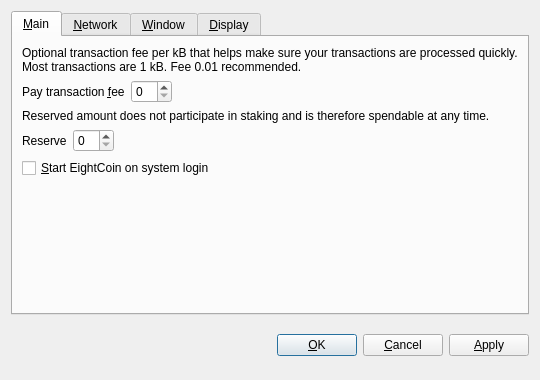
<?xml version="1.0" encoding="UTF-8"?>
<ui version="4.0">
 <class>OptionsDialog</class>
 <widget class="QDialog" name="OptionsDialog">
  <property name="geometry">
   <rect>
    <x>0</x>
    <y>0</y>
    <width>540</width>
    <height>380</height>
   </rect>
  </property>
  <property name="windowTitle">
   <string>Options</string>
  </property>
  <property name="modal">
   <bool>true</bool>
  </property>
  <layout class="QVBoxLayout" name="verticalLayout">
   <item>
    <widget class="QTabWidget" name="tabWidget">
     <property name="tabPosition">
      <enum>QTabWidget::North</enum>
     </property>
     <property name="currentIndex">
      <number>0</number>
     </property>
     <widget class="QWidget" name="tabMain">
      <attribute name="title">
       <string>&amp;Main</string>
      </attribute>
      <layout class="QVBoxLayout" name="verticalLayout_Main">
       <item>
        <widget class="QLabel" name="transactionFeeInfoLabel">
         <property name="text">
          <string>Optional transaction fee per kB that helps make sure your transactions are processed quickly. Most transactions are 1 kB. Fee 0.01 recommended.</string>
         </property>
         <property name="textFormat">
          <enum>Qt::PlainText</enum>
         </property>
         <property name="wordWrap">
          <bool>true</bool>
         </property>
        </widget>
       </item>
       <item>
        <layout class="QHBoxLayout" name="horizontalLayoutFee">
         <item>
          <widget class="QLabel" name="transactionFeeLabel">
           <property name="text">
            <string>Pay transaction &amp;fee</string>
           </property>
           <property name="textFormat">
            <enum>Qt::PlainText</enum>
           </property>
           <property name="buddy">
            <cstring>transactionFee</cstring>
           </property>
          </widget>
         </item>
         <item>
          <widget class="BitcoinAmountField" name="transactionFee"/>
         </item>
         <item>
          <spacer name="horizontalSpacerFee">
           <property name="orientation">
            <enum>Qt::Horizontal</enum>
           </property>
           <property name="sizeHint" stdset="0">
            <size>
             <width>40</width>
             <height>20</height>
            </size>
           </property>
          </spacer>
         </item>
        </layout>
       </item>
       <item>
        <widget class="QLabel" name="reserveBalanceInfoLabel">
         <property name="text">
          <string>Reserved amount does not participate in staking and is therefore spendable at any time.</string>
         </property>
         <property name="textFormat">
          <enum>Qt::PlainText</enum>
         </property>
         <property name="wordWrap">
          <bool>true</bool>
         </property>
        </widget>
       </item>
       <item>
        <layout class="QHBoxLayout" name="horizontalLayoutReserveBalance">
         <item>
          <widget class="QLabel" name="reserveBalanceLabel">
           <property name="text">
            <string>Reserve</string>
           </property>
           <property name="textFormat">
            <enum>Qt::PlainText</enum>
           </property>
           <property name="buddy">
            <cstring>reserveBalance</cstring>
           </property>
          </widget>
         </item>
         <item>
          <widget class="BitcoinAmountField" name="reserveBalance"/>
         </item>
         <item>
          <spacer name="horizontalSpacerReserveBalance">
           <property name="orientation">
            <enum>Qt::Horizontal</enum>
           </property>
           <property name="sizeHint" stdset="0">
            <size>
             <width>40</width>
             <height>20</height>
            </size>
           </property>
          </spacer>
         </item>
        </layout>
       </item>
       <item>
        <widget class="QCheckBox" name="bitcoinAtStartup">
         <property name="toolTip">
          <string>Automatically start EightCoin after logging in to the system.</string>
         </property>
         <property name="text">
          <string>&amp;Start EightCoin on system login</string>
         </property>
        </widget>
       </item>
       <item>
        <spacer name="verticalSpacer_Main">
         <property name="orientation">
          <enum>Qt::Vertical</enum>
         </property>
         <property name="sizeHint" stdset="0">
          <size>
           <width>20</width>
           <height>40</height>
          </size>
         </property>
        </spacer>
       </item>
      </layout>
     </widget>
     <widget class="QWidget" name="tabNetwork">
      <attribute name="title">
       <string>&amp;Network</string>
      </attribute>
      <layout class="QVBoxLayout" name="verticalLayout_Network">
       <item>
        <widget class="QCheckBox" name="mapPortUpnp">
         <property name="toolTip">
          <string>Automatically open the EightCoin client port on the router. This only works when your router supports UPnP and it is enabled.</string>
         </property>
         <property name="text">
          <string>Map port using &amp;UPnP</string>
         </property>
        </widget>
       </item>
       <item>
        <widget class="QCheckBox" name="connectSocks">
         <property name="toolTip">
          <string>Connect to the EightCoin network through a SOCKS proxy (e.g. when connecting through Tor).</string>
         </property>
         <property name="text">
          <string>&amp;Connect through SOCKS proxy:</string>
         </property>
        </widget>
       </item>
       <item>
        <layout class="QHBoxLayout" name="horizontalLayout_Network">
         <item>
          <widget class="QLabel" name="proxyIpLabel">
           <property name="text">
            <string>Proxy &amp;IP:</string>
           </property>
           <property name="textFormat">
            <enum>Qt::PlainText</enum>
           </property>
           <property name="buddy">
            <cstring>proxyIp</cstring>
           </property>
          </widget>
         </item>
         <item>
          <widget class="QValidatedLineEdit" name="proxyIp">
           <property name="maximumSize">
            <size>
             <width>140</width>
             <height>16777215</height>
            </size>
           </property>
           <property name="toolTip">
            <string>IP address of the proxy (e.g. 127.0.0.1)</string>
           </property>
          </widget>
         </item>
         <item>
          <widget class="QLabel" name="proxyPortLabel">
           <property name="text">
            <string>&amp;Port:</string>
           </property>
           <property name="textFormat">
            <enum>Qt::PlainText</enum>
           </property>
           <property name="buddy">
            <cstring>proxyPort</cstring>
           </property>
          </widget>
         </item>
         <item>
          <widget class="QLineEdit" name="proxyPort">
           <property name="maximumSize">
            <size>
             <width>55</width>
             <height>16777215</height>
            </size>
           </property>
           <property name="toolTip">
            <string>Port of the proxy (e.g. 9050)</string>
           </property>
          </widget>
         </item>
         <item>
          <widget class="QLabel" name="socksVersionLabel">
           <property name="text">
            <string>SOCKS &amp;Version:</string>
           </property>
           <property name="textFormat">
            <enum>Qt::PlainText</enum>
           </property>
           <property name="buddy">
            <cstring>socksVersion</cstring>
           </property>
          </widget>
         </item>
         <item>
          <widget class="QValueComboBox" name="socksVersion">
           <property name="toolTip">
            <string>SOCKS version of the proxy (e.g. 5)</string>
           </property>
          </widget>
         </item>
         <item>
          <spacer name="horizontalSpacer_Network">
           <property name="orientation">
            <enum>Qt::Horizontal</enum>
           </property>
           <property name="sizeHint" stdset="0">
            <size>
             <width>40</width>
             <height>20</height>
            </size>
           </property>
          </spacer>
         </item>
        </layout>
       </item>
       <item>
        <spacer name="verticalSpacer_Network">
         <property name="orientation">
          <enum>Qt::Vertical</enum>
         </property>
         <property name="sizeHint" stdset="0">
          <size>
           <width>20</width>
           <height>40</height>
          </size>
         </property>
        </spacer>
       </item>
      </layout>
     </widget>
     <widget class="QWidget" name="tabWindow">
      <attribute name="title">
       <string>&amp;Window</string>
      </attribute>
      <layout class="QVBoxLayout" name="verticalLayout_Window">
       <item>
        <widget class="QCheckBox" name="minimizeToTray">
         <property name="toolTip">
          <string>Show only a tray icon after minimizing the window.</string>
         </property>
         <property name="text">
          <string>&amp;Minimize to the tray instead of the taskbar</string>
         </property>
        </widget>
       </item>
       <item>
        <widget class="QCheckBox" name="minimizeOnClose">
         <property name="toolTip">
          <string>Minimize instead of exit the application when the window is closed. When this option is enabled, the application will be closed only after selecting Quit in the menu.</string>
         </property>
         <property name="text">
          <string>M&amp;inimize on close</string>
         </property>
        </widget>
       </item>
       <item>
        <spacer name="verticalSpacer_Window">
         <property name="orientation">
          <enum>Qt::Vertical</enum>
         </property>
         <property name="sizeHint" stdset="0">
          <size>
           <width>20</width>
           <height>40</height>
          </size>
         </property>
        </spacer>
       </item>
      </layout>
     </widget>
     <widget class="QWidget" name="tabDisplay">
      <attribute name="title">
       <string>&amp;Display</string>
      </attribute>
      <layout class="QVBoxLayout" name="verticalLayout_Display">
       <item>
        <layout class="QHBoxLayout" name="horizontalLayout_1_Display">
         <item>
          <widget class="QLabel" name="langLabel">
           <property name="text">
            <string>User Interface &amp;language:</string>
           </property>
           <property name="textFormat">
            <enum>Qt::PlainText</enum>
           </property>
           <property name="buddy">
            <cstring>lang</cstring>
           </property>
          </widget>
         </item>
         <item>
          <widget class="QValueComboBox" name="lang">
           <property name="toolTip">
            <string>The user interface language can be set here. This setting will take effect after restarting EightCoin.</string>
           </property>
          </widget>
         </item>
        </layout>
       </item>
       <item>
        <layout class="QHBoxLayout" name="horizontalLayout_2_Display">
         <item>
          <widget class="QLabel" name="unitLabel">
           <property name="text">
            <string>&amp;Unit to show amounts in:</string>
           </property>
           <property name="textFormat">
            <enum>Qt::PlainText</enum>
           </property>
           <property name="buddy">
            <cstring>unit</cstring>
           </property>
          </widget>
         </item>
         <item>
          <widget class="QValueComboBox" name="unit">
           <property name="toolTip">
            <string>Choose the default subdivision unit to show in the interface and when sending coins.</string>
           </property>
          </widget>
         </item>
        </layout>
       </item>
       <item>
        <widget class="QCheckBox" name="displayAddresses">
         <property name="toolTip">
          <string>Whether to show EightCoin addresses in the transaction list or not.</string>
         </property>
         <property name="text">
          <string>&amp;Display addresses in transaction list</string>
         </property>
        </widget>
       </item>
       <item>
        <widget class="QCheckBox" name="coinControlFeatures">
         <property name="toolTip">
          <string>Whether to show coin control features or not.</string>
         </property>
         <property name="text">
          <string>Display coin &amp;control features (experts only!)</string>
         </property>
        </widget>
       </item>
       <item>
        <spacer name="verticalSpacer_Display">
         <property name="orientation">
          <enum>Qt::Vertical</enum>
         </property>
         <property name="sizeHint" stdset="0">
          <size>
           <width>20</width>
           <height>40</height>
          </size>
         </property>
        </spacer>
       </item>
      </layout>
     </widget>
    </widget>
   </item>
   <item>
    <layout class="QHBoxLayout" name="horizontalLayout_Buttons">
     <item>
      <spacer name="horizontalSpacer_1">
       <property name="orientation">
        <enum>Qt::Horizontal</enum>
       </property>
       <property name="sizeHint" stdset="0">
        <size>
         <width>40</width>
         <height>48</height>
        </size>
       </property>
      </spacer>
     </item>
     <item>
      <widget class="QLabel" name="statusLabel">
       <property name="font">
        <font>
         <weight>75</weight>
         <bold>true</bold>
        </font>
       </property>
       <property name="text">
        <string/>
       </property>
       <property name="textFormat">
        <enum>Qt::PlainText</enum>
       </property>
       <property name="wordWrap">
        <bool>true</bool>
       </property>
      </widget>
     </item>
     <item>
      <spacer name="horizontalSpacer_2">
       <property name="orientation">
        <enum>Qt::Horizontal</enum>
       </property>
       <property name="sizeHint" stdset="0">
        <size>
         <width>40</width>
         <height>48</height>
        </size>
       </property>
      </spacer>
     </item>
     <item>
      <widget class="QPushButton" name="okButton">
       <property name="text">
        <string>&amp;OK</string>
       </property>
      </widget>
     </item>
     <item>
      <widget class="QPushButton" name="cancelButton">
       <property name="text">
        <string>&amp;Cancel</string>
       </property>
       <property name="autoDefault">
        <bool>false</bool>
       </property>
      </widget>
     </item>
     <item>
      <widget class="QPushButton" name="applyButton">
       <property name="text">
        <string>&amp;Apply</string>
       </property>
       <property name="autoDefault">
        <bool>false</bool>
       </property>
      </widget>
     </item>
    </layout>
   </item>
  </layout>
 </widget>
 <customwidgets>
  <customwidget>
   <class>BitcoinAmountField</class>
   <extends>QSpinBox</extends>
   <header>bitcoinamountfield.h</header>
  </customwidget>
  <customwidget>
   <class>QValueComboBox</class>
   <extends>QComboBox</extends>
   <header>qvaluecombobox.h</header>
  </customwidget>
  <customwidget>
   <class>QValidatedLineEdit</class>
   <extends>QLineEdit</extends>
   <header>qvalidatedlineedit.h</header>
  </customwidget>
 </customwidgets>
 <resources/>
 <connections/>
</ui>
